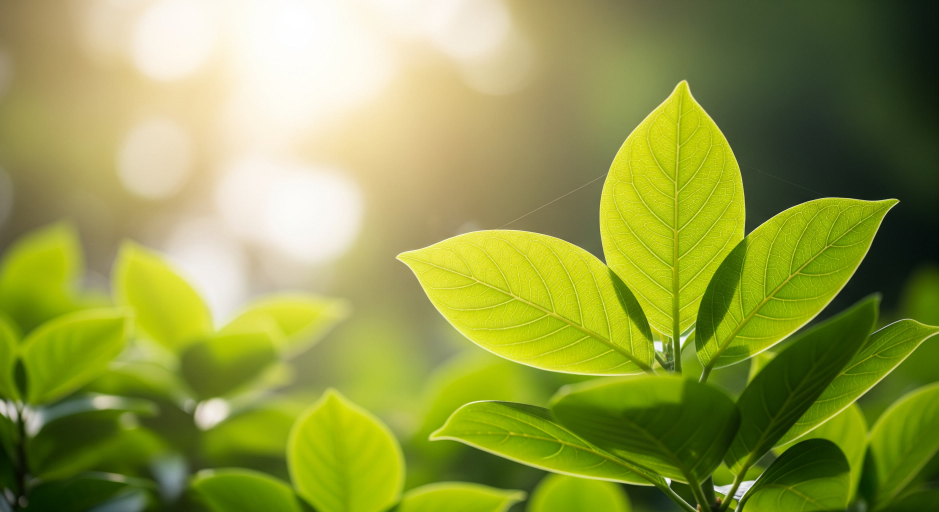
#> input picture img1.jpg, 2816 x 1536 px (shown at 1/3 size)
$ jupyter execute Exercise2_NIlesh_Landge.ipynb   (shell and % lines are left out)
#> lines starting #> are read from the running program, lines starting #| are printed output that depends on the picture
[cell 1]
import cv2
import numpy as np
import matplotlib.pyplot as plt

# Step 1: Load two sample images
image1 = cv2.imread("img1.jpg")
#> image1 is the input picture: shape (1536, 2816, 3); mean B, G, R 71, 154.8, 145.5
image2 = cv2.imread("img2.jpg")
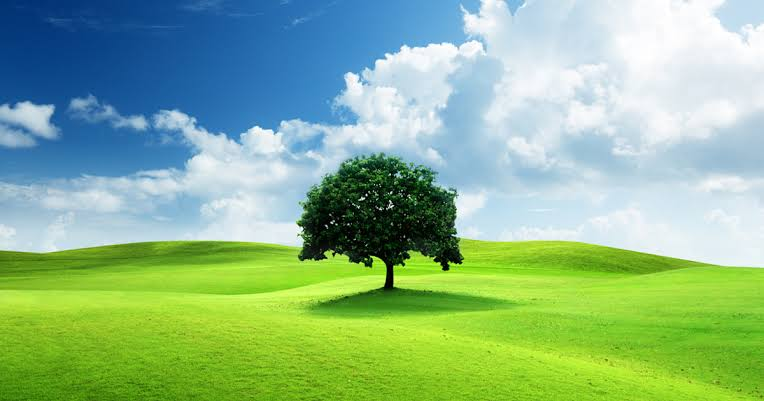
#> input picture img2.jpg, 764 x 401 px
#> image2 is the input picture: shape (401, 764, 3); mean B, G, R 140.1, 183.6, 140

# Check whether images are loaded successfully
if image1 is None:
    raise FileNotFoundError("image1.jpg not found!")

if image2 is None:
    raise FileNotFoundError("image2.jpg not found!")

[cell 2]
# Step 2: Resize both images to same dimensions
width = 500
height = 400

image1 = cv2.resize(image1, (width, height))
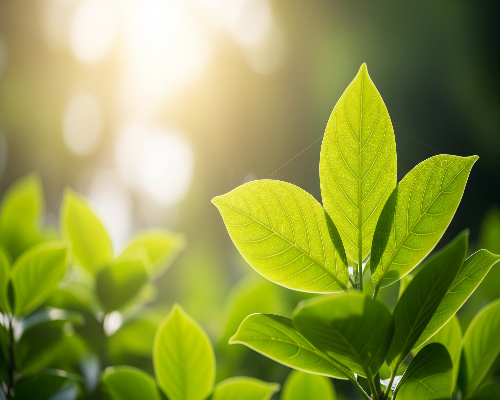
#> image1: shape (400, 500, 3); mean B, G, R 71, 154.7, 145.4
image2 = cv2.resize(image2, (width, height))
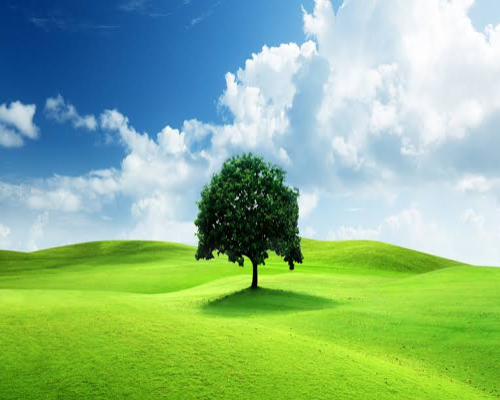
#> image2: shape (400, 500, 3); mean B, G, R 140, 183.5, 139.9

[cell 3]
# Step 3: Perform weighted image blending
# alpha = weight of first image
# beta = weight of second image
# gamma = brightness adjustment

blended_image = cv2.addWeighted(
    image1, 0.5,
    image2, 0.5,
    0
)
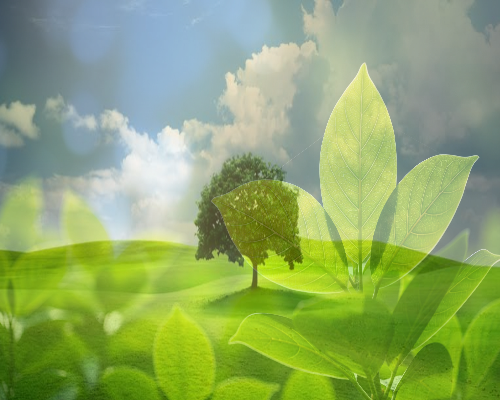
#> blended_image: shape (400, 500, 3); mean B, G, R 105.5, 169.1, 142.7

[cell 4]
# Step 4: Save the output image
cv2.imwrite("blended_output.jpg", blended_image)

print("Image blending completed successfully!")
print("Output saved as blended_output.jpg")

[cell 5]
# Step 5: Convert BGR to RGB for displaying with Matplotlib
image1_rgb = cv2.cvtColor(image1, cv2.COLOR_BGR2RGB)
image2_rgb = cv2.cvtColor(image2, cv2.COLOR_BGR2RGB)
blended_rgb = cv2.cvtColor(blended_image, cv2.COLOR_BGR2RGB)

[cell 6]
# Step 6: Display original and blended images
plt.figure(figsize=(15, 5))

plt.subplot(1, 3, 1)
plt.imshow(image1_rgb)
plt.title("Original Image 1")
plt.axis("off")

plt.subplot(1, 3, 2)
plt.imshow(image2_rgb)
plt.title("Original Image 2")
plt.axis("off")

plt.subplot(1, 3, 3)
plt.imshow(blended_rgb)
plt.title("Blended Image")
plt.axis("off")

plt.tight_layout()
plt.show()
